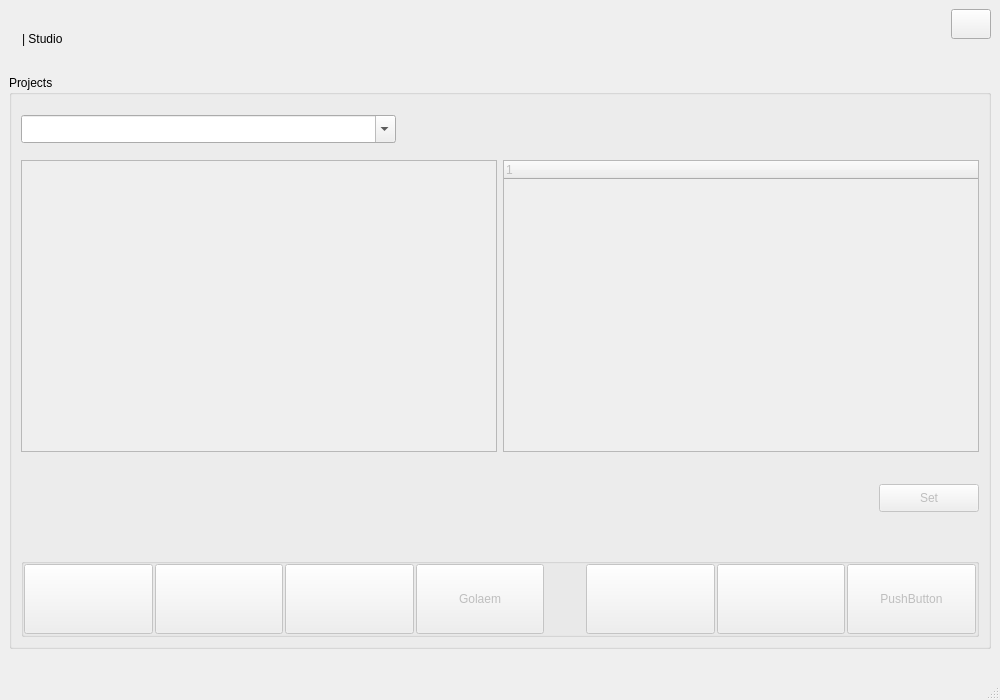
<?xml version="1.0" encoding="UTF-8"?>
<ui version="4.0">
 <class>SynHubUi</class>
 <widget class="QMainWindow" name="SynHubUi">
  <property name="geometry">
   <rect>
    <x>0</x>
    <y>0</y>
    <width>1000</width>
    <height>700</height>
   </rect>
  </property>
  <property name="minimumSize">
   <size>
    <width>1000</width>
    <height>700</height>
   </size>
  </property>
  <property name="windowTitle">
   <string>SynergyHUB</string>
  </property>
  <property name="windowIcon">
   <iconset resource="../resource.qrc">
    <normaloff>:/images/uHub_icon.png</normaloff>:/images/uHub_icon.png</iconset>
  </property>
  <widget class="QWidget" name="centralwidget">
   <layout class="QGridLayout" name="gridLayout_2">
    <item row="0" column="0">
     <widget class="QLabel" name="label_image">
      <property name="minimumSize">
       <size>
        <width>0</width>
        <height>0</height>
       </size>
      </property>
      <property name="maximumSize">
       <size>
        <width>150</width>
        <height>60</height>
       </size>
      </property>
      <property name="text">
       <string/>
      </property>
      <property name="pixmap">
       <pixmap resource="../resource.qrc">:/images/uHub_header.png</pixmap>
      </property>
      <property name="scaledContents">
       <bool>true</bool>
      </property>
     </widget>
    </item>
    <item row="0" column="1">
     <widget class="QLabel" name="labelStudio">
      <property name="text">
       <string>| Studio</string>
      </property>
     </widget>
    </item>
    <item row="0" column="2">
     <spacer name="horizontalSpacer">
      <property name="orientation">
       <enum>Qt::Horizontal</enum>
      </property>
      <property name="sizeHint" stdset="0">
       <size>
        <width>742</width>
        <height>57</height>
       </size>
      </property>
     </spacer>
    </item>
    <item row="0" column="3">
     <layout class="QVBoxLayout" name="verticalLayout_3">
      <item>
       <widget class="QPushButton" name="pushButtonSettings">
        <property name="minimumSize">
         <size>
          <width>30</width>
          <height>30</height>
         </size>
        </property>
        <property name="maximumSize">
         <size>
          <width>40</width>
          <height>40</height>
         </size>
        </property>
        <property name="text">
         <string/>
        </property>
        <property name="icon">
         <iconset resource="../resource.qrc">
          <normaloff>:/images/settings_enabled.png</normaloff>:/images/settings_enabled.png</iconset>
        </property>
       </widget>
      </item>
      <item>
       <spacer name="verticalSpacer">
        <property name="orientation">
         <enum>Qt::Vertical</enum>
        </property>
        <property name="sizeType">
         <enum>QSizePolicy::Fixed</enum>
        </property>
        <property name="sizeHint" stdset="0">
         <size>
          <width>20</width>
          <height>30</height>
         </size>
        </property>
       </spacer>
      </item>
     </layout>
    </item>
    <item row="1" column="0" colspan="4">
     <widget class="QGroupBox" name="groupBox">
      <property name="enabled">
       <bool>true</bool>
      </property>
      <property name="minimumSize">
       <size>
        <width>550</width>
        <height>0</height>
       </size>
      </property>
      <property name="title">
       <string>Projects</string>
      </property>
      <layout class="QGridLayout" name="gridLayout_3">
       <item row="0" column="0">
        <layout class="QHBoxLayout" name="horizontalLayout">
         <item>
          <widget class="QComboBox" name="projectsCb">
           <property name="minimumSize">
            <size>
             <width>375</width>
             <height>28</height>
            </size>
           </property>
           <property name="maximumSize">
            <size>
             <width>150</width>
             <height>16777215</height>
            </size>
           </property>
           <property name="toolTip">
            <string>Recent Jobs List</string>
           </property>
           <property name="editable">
            <bool>true</bool>
           </property>
           <property name="maxVisibleItems">
            <number>15</number>
           </property>
          </widget>
         </item>
         <item>
          <spacer name="horizontalSpacer_3">
           <property name="orientation">
            <enum>Qt::Horizontal</enum>
           </property>
           <property name="sizeHint" stdset="0">
            <size>
             <width>40</width>
             <height>20</height>
            </size>
           </property>
          </spacer>
         </item>
         <item>
          <widget class="QPushButton" name="btManagerLink">
           <property name="minimumSize">
            <size>
             <width>50</width>
             <height>50</height>
            </size>
           </property>
           <property name="maximumSize">
            <size>
             <width>50</width>
             <height>50</height>
            </size>
           </property>
           <property name="text">
            <string/>
           </property>
           <property name="icon">
            <iconset resource="../resource.qrc">
             <normaloff>:/images/sg_linked.png</normaloff>:/images/sg_linked.png</iconset>
           </property>
           <property name="iconSize">
            <size>
             <width>35</width>
             <height>35</height>
            </size>
           </property>
           <property name="checkable">
            <bool>false</bool>
           </property>
           <property name="flat">
            <bool>true</bool>
           </property>
          </widget>
         </item>
        </layout>
       </item>
       <item row="1" column="0">
        <layout class="QHBoxLayout" name="horizontalLayout_2">
         <item>
          <layout class="QVBoxLayout" name="verticalLayout">
           <item>
            <widget class="QListWidget" name="listWidgetSequence">
             <property name="enabled">
              <bool>false</bool>
             </property>
            </widget>
           </item>
           <item>
            <widget class="QPushButton" name="seqAdd">
             <property name="enabled">
              <bool>false</bool>
             </property>
             <property name="minimumSize">
              <size>
               <width>12</width>
               <height>12</height>
              </size>
             </property>
             <property name="maximumSize">
              <size>
               <width>20</width>
               <height>20</height>
              </size>
             </property>
             <property name="toolTip">
              <string>Create New Sequence</string>
             </property>
             <property name="text">
              <string/>
             </property>
             <property name="icon">
              <iconset resource="../resource.qrc">
               <normaloff>:/images/plus.png</normaloff>:/images/plus.png</iconset>
             </property>
             <property name="iconSize">
              <size>
               <width>12</width>
               <height>12</height>
              </size>
             </property>
             <property name="flat">
              <bool>true</bool>
             </property>
            </widget>
           </item>
          </layout>
         </item>
         <item>
          <layout class="QVBoxLayout" name="verticalLayout_4">
           <item>
            <widget class="QTreeWidget" name="listWidgetShots">
             <property name="enabled">
              <bool>false</bool>
             </property>
             <column>
              <property name="text">
               <string notr="true">1</string>
              </property>
             </column>
            </widget>
           </item>
           <item>
            <widget class="QPushButton" name="shotAdd">
             <property name="enabled">
              <bool>false</bool>
             </property>
             <property name="minimumSize">
              <size>
               <width>12</width>
               <height>12</height>
              </size>
             </property>
             <property name="maximumSize">
              <size>
               <width>20</width>
               <height>20</height>
              </size>
             </property>
             <property name="toolTip">
              <string>Create New Shot</string>
             </property>
             <property name="text">
              <string/>
             </property>
             <property name="icon">
              <iconset resource="../resource.qrc">
               <normaloff>:/images/plus.png</normaloff>:/images/plus.png</iconset>
             </property>
             <property name="iconSize">
              <size>
               <width>12</width>
               <height>12</height>
              </size>
             </property>
             <property name="flat">
              <bool>true</bool>
             </property>
            </widget>
           </item>
          </layout>
         </item>
        </layout>
       </item>
       <item row="2" column="0">
        <layout class="QHBoxLayout" name="horizontalLayout_5">
         <item>
          <spacer name="horizontalSpacer_2">
           <property name="orientation">
            <enum>Qt::Horizontal</enum>
           </property>
           <property name="sizeHint" stdset="0">
            <size>
             <width>40</width>
             <height>20</height>
            </size>
           </property>
          </spacer>
         </item>
         <item>
          <widget class="QPushButton" name="pbValidate">
           <property name="enabled">
            <bool>false</bool>
           </property>
           <property name="minimumSize">
            <size>
             <width>100</width>
             <height>28</height>
            </size>
           </property>
           <property name="text">
            <string>Set</string>
           </property>
          </widget>
         </item>
        </layout>
       </item>
       <item row="3" column="0">
        <spacer name="verticalSpacer_2">
         <property name="orientation">
          <enum>Qt::Vertical</enum>
         </property>
         <property name="sizeType">
          <enum>QSizePolicy::Maximum</enum>
         </property>
         <property name="sizeHint" stdset="0">
          <size>
           <width>20</width>
           <height>40</height>
          </size>
         </property>
        </spacer>
       </item>
       <item row="4" column="0">
        <widget class="QGroupBox" name="groupBox_2">
         <property name="title">
          <string/>
         </property>
         <layout class="QGridLayout" name="gridLayout">
          <property name="leftMargin">
           <number>0</number>
          </property>
          <property name="topMargin">
           <number>0</number>
          </property>
          <property name="rightMargin">
           <number>0</number>
          </property>
          <property name="bottomMargin">
           <number>0</number>
          </property>
          <property name="horizontalSpacing">
           <number>2</number>
          </property>
          <property name="verticalSpacing">
           <number>0</number>
          </property>
          <item row="0" column="0">
           <widget class="QPushButton" name="soft_1">
            <property name="enabled">
             <bool>false</bool>
            </property>
            <property name="minimumSize">
             <size>
              <width>60</width>
              <height>70</height>
             </size>
            </property>
            <property name="maximumSize">
             <size>
              <width>100000</width>
              <height>10000</height>
             </size>
            </property>
            <property name="text">
             <string/>
            </property>
            <property name="icon">
             <iconset resource="../resource.qrc">
              <normaloff>:/images/app_icon_nuke.png</normaloff>:/images/app_icon_nuke.png</iconset>
            </property>
            <property name="iconSize">
             <size>
              <width>45</width>
              <height>45</height>
             </size>
            </property>
           </widget>
          </item>
          <item row="0" column="1">
           <widget class="QPushButton" name="soft_2">
            <property name="enabled">
             <bool>false</bool>
            </property>
            <property name="minimumSize">
             <size>
              <width>60</width>
              <height>70</height>
             </size>
            </property>
            <property name="maximumSize">
             <size>
              <width>10000</width>
              <height>1000</height>
             </size>
            </property>
            <property name="text">
             <string/>
            </property>
            <property name="icon">
             <iconset resource="../resource.qrc">
              <normaloff>:/images/app_icon_maya.png</normaloff>:/images/app_icon_maya.png</iconset>
            </property>
            <property name="iconSize">
             <size>
              <width>45</width>
              <height>45</height>
             </size>
            </property>
           </widget>
          </item>
          <item row="0" column="2">
           <widget class="QPushButton" name="soft_3">
            <property name="enabled">
             <bool>false</bool>
            </property>
            <property name="minimumSize">
             <size>
              <width>60</width>
              <height>70</height>
             </size>
            </property>
            <property name="maximumSize">
             <size>
              <width>1000</width>
              <height>10000</height>
             </size>
            </property>
            <property name="text">
             <string/>
            </property>
            <property name="icon">
             <iconset resource="../resource.qrc">
              <normaloff>:/images/app_icon_houdini.png</normaloff>:/images/app_icon_houdini.png</iconset>
            </property>
            <property name="iconSize">
             <size>
              <width>45</width>
              <height>45</height>
             </size>
            </property>
           </widget>
          </item>
          <item row="0" column="3">
           <widget class="QPushButton" name="soft_4">
            <property name="enabled">
             <bool>false</bool>
            </property>
            <property name="minimumSize">
             <size>
              <width>60</width>
              <height>70</height>
             </size>
            </property>
            <property name="maximumSize">
             <size>
              <width>10000</width>
              <height>10000</height>
             </size>
            </property>
            <property name="text">
             <string>Golaem</string>
            </property>
            <property name="iconSize">
             <size>
              <width>45</width>
              <height>45</height>
             </size>
            </property>
           </widget>
          </item>
          <item row="0" column="4">
           <spacer name="horizontalSpacer_4">
            <property name="orientation">
             <enum>Qt::Horizontal</enum>
            </property>
            <property name="sizeType">
             <enum>QSizePolicy::Minimum</enum>
            </property>
            <property name="sizeHint" stdset="0">
             <size>
              <width>40</width>
              <height>20</height>
             </size>
            </property>
           </spacer>
          </item>
          <item row="0" column="5">
           <widget class="QPushButton" name="soft_5">
            <property name="enabled">
             <bool>false</bool>
            </property>
            <property name="minimumSize">
             <size>
              <width>60</width>
              <height>70</height>
             </size>
            </property>
            <property name="maximumSize">
             <size>
              <width>10000</width>
              <height>10000</height>
             </size>
            </property>
            <property name="text">
             <string/>
            </property>
            <property name="icon">
             <iconset resource="../resource.qrc">
              <normaloff>:/images/nk_renderSetupAsset_icon.png</normaloff>:/images/nk_renderSetupAsset_icon.png</iconset>
            </property>
            <property name="iconSize">
             <size>
              <width>45</width>
              <height>45</height>
             </size>
            </property>
           </widget>
          </item>
          <item row="0" column="6">
           <widget class="QPushButton" name="soft_6">
            <property name="enabled">
             <bool>false</bool>
            </property>
            <property name="minimumSize">
             <size>
              <width>60</width>
              <height>70</height>
             </size>
            </property>
            <property name="maximumSize">
             <size>
              <width>10000</width>
              <height>10000</height>
             </size>
            </property>
            <property name="text">
             <string/>
            </property>
            <property name="icon">
             <iconset resource="../resource.qrc">
              <normaloff>:/images/icon_folder_dropdown.png</normaloff>:/images/icon_folder_dropdown.png</iconset>
            </property>
            <property name="iconSize">
             <size>
              <width>45</width>
              <height>45</height>
             </size>
            </property>
           </widget>
          </item>
          <item row="0" column="7">
           <widget class="QPushButton" name="soft_7">
            <property name="enabled">
             <bool>false</bool>
            </property>
            <property name="minimumSize">
             <size>
              <width>60</width>
              <height>70</height>
             </size>
            </property>
            <property name="text">
             <string>PushButton</string>
            </property>
            <property name="iconSize">
             <size>
              <width>45</width>
              <height>45</height>
             </size>
            </property>
           </widget>
          </item>
         </layout>
        </widget>
       </item>
      </layout>
     </widget>
    </item>
    <item row="2" column="0">
     <widget class="QLabel" name="labelInfo">
      <property name="maximumSize">
       <size>
        <width>16777215</width>
        <height>30</height>
       </size>
      </property>
      <property name="text">
       <string/>
      </property>
     </widget>
    </item>
   </layout>
  </widget>
  <widget class="QMenuBar" name="menubar">
   <property name="geometry">
    <rect>
     <x>0</x>
     <y>0</y>
     <width>1000</width>
     <height>21</height>
    </rect>
   </property>
  </widget>
  <widget class="QStatusBar" name="statusbar"/>
 </widget>
 <resources>
  <include location="../resource.qrc"/>
 </resources>
 <connections/>
</ui>
